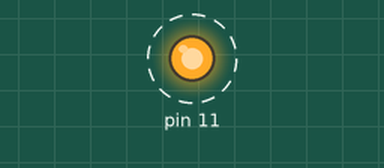
Bench run of a program on a simulated Raspberry Pi (header pin numbers). Parts: output pins drawn as LEDs (lit = HIGH). Dashed ring = blinking. What the program prints to the terminal is not drawn. At 20.0 s the program stops and its outputs stay as they are.

Above: at 0.5 s.
Timing chart, 0 to 4.6 s (numbered marks = the images above):
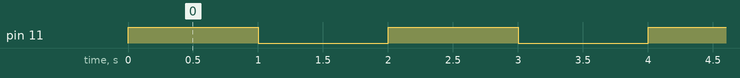

Measured:
- by itself, pin 11: alternates HIGH for 1.0 s and LOW for 1.0 s, 20 changes in all, then stays LOW

The program:

blingbling.py
```python
# 导入RPi.GPIO库函数命名为GPIO
import RPi.GPIO as GPIO
import time

# 将GPIO编程方式设置为BOARD模式
GPIO.setmode(GPIO.BOARD)

# 设置物理引脚11负责输出电压
GPIO.setup(11, GPIO.OUT)

print('Start blinking...')
for i in range(10):
    # 11号引脚输出高电平
    GPIO.output(11, GPIO.HIGH)
    # 持续一秒
    time.sleep(1.0)
    # 11号引脚输出低电平
    GPIO.output(11, GPIO.LOW)
    time.sleep(1.0)

# 释放使用的GPIO引脚
GPIO.cleanup()

print('Finish blinking...')
```
